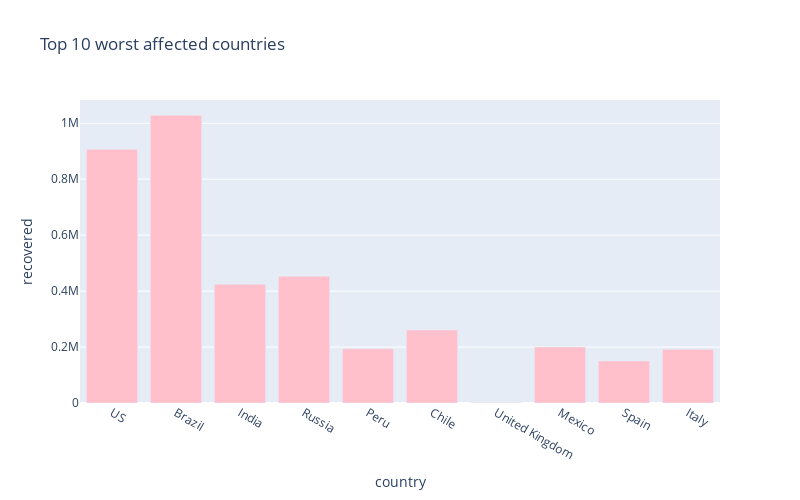

This figure's notebook cell:
### Code cell
px.bar(
    sorted_country_df.head(10),
    x = "country",
    y = "recovered",
    title= "Top 10 worst affected countries", # the axis names
    color_discrete_sequence=["pink"], 
    height=500,
    width=800
)

### Figure 1 — Plotly figure (JSON) as saved in the notebook; plotly's stock layout.template omitted (floating-point values rounded to 4 significant figures)
{"data": [{"alignmentgroup": "True", "hovertemplate": "country=%{x}<br>recovered=%{y}<extra></extra>", "legendgroup": "", "marker": {"color": "pink"}, "name": "", "offsetgroup": "", "orientation": "v", "showlegend": false, "textposition": "auto", "type": "bar", "x": ["US", "Brazil", "India", "Russia", "Peru", "Chile", "United Kingdom", "Mexico", "Spain", "Italy"], "xaxis": "x", "y": [906763, 1029045, 424433, 453495, 193957, 261039, 1375, 199914, 150376, 192108], "yaxis": "y"}], "layout": {"barmode": "relative", "height": 500, "legend": {"tracegroupgap": 0}, "title": {"text": "Top 10 worst affected countries"}, "width": 800, "xaxis": {"anchor": "y", "domain": [0, 1], "title": {"text": "country"}}, "yaxis": {"anchor": "x", "domain": [0, 1], "title": {"text": "recovered"}}}}
